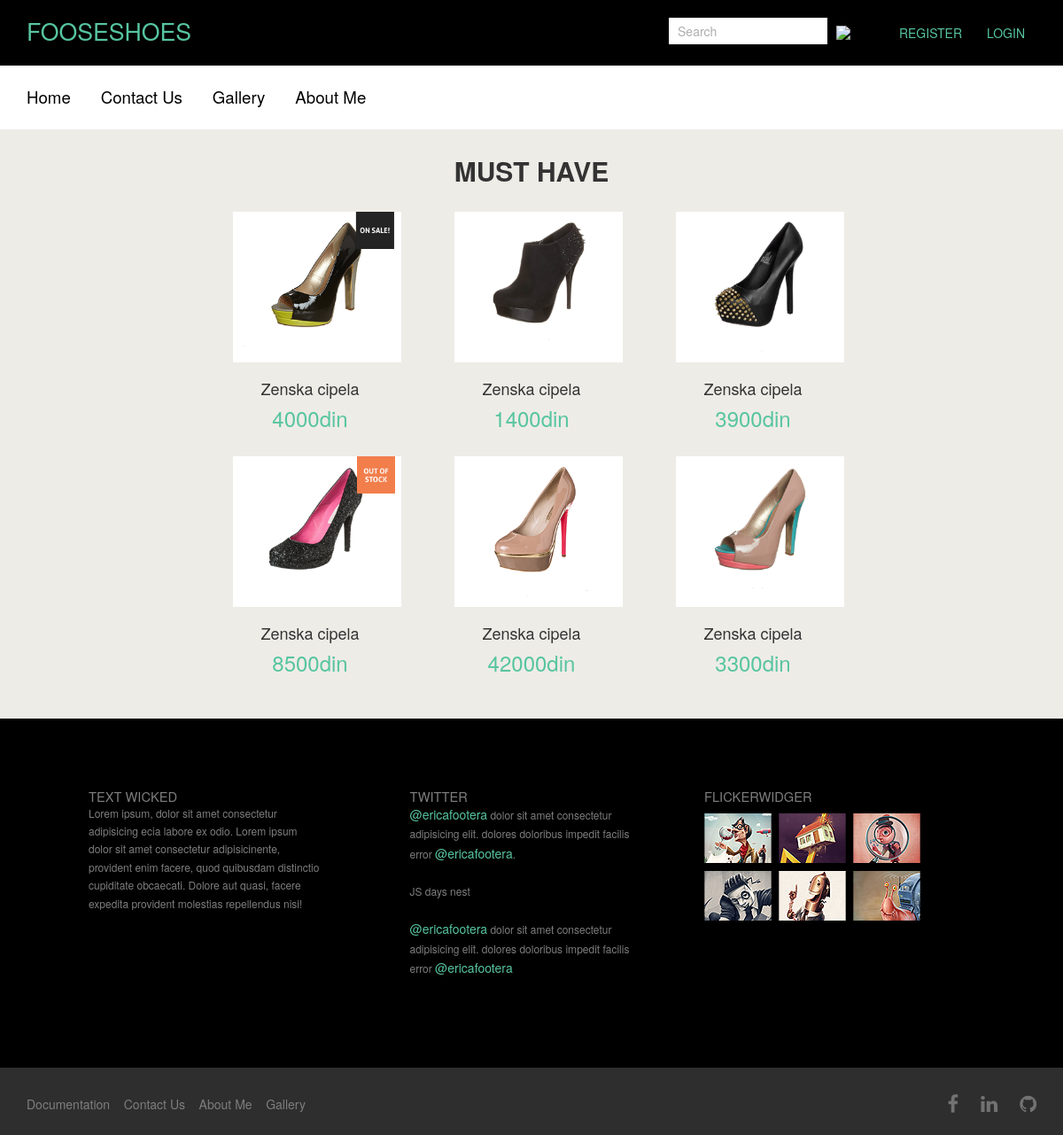
The page /index.php?page=musthave on the database its author committed.
### tables this page shows
CREATE TABLE IF NOT EXISTS `meni` (
  `id` int(11) NOT NULL AUTO_INCREMENT,
  `name` varchar(100) NOT NULL,
  `link` varchar(100) NOT NULL,
  PRIMARY KEY (`id`)
);

CREATE TABLE IF NOT EXISTS `proizvodi` (
  `id` int(11) NOT NULL AUTO_INCREMENT,
  `name` varchar(255) NOT NULL,
  `opis` varchar(255) NOT NULL,
  `slika` varchar(255) NOT NULL,
  `cena` float NOT NULL,
  `idPol` int(10) NOT NULL,
  `idVrsta` int(10) NOT NULL,
  PRIMARY KEY (`id`),
  KEY `idPol` (`idPol`),
  KEY `idVrednost` (`idVrsta`)
);

CREATE TABLE IF NOT EXISTS `footer` (
  `id` int(11) NOT NULL AUTO_INCREMENT,
  `name` varchar(100) NOT NULL,
  `link` varchar(200) NOT NULL,
  PRIMARY KEY (`id`)
);

### views/pages/musthave.php (the view)
<div class="slajd jos">
    <div class="container">
        <div class="row showdole">
            <div class="col-lg-12 col-md-12 novo">
                <h2 class="text-center"><b>MUST HAVE</b></h2>
            </div>
        </div>
		<?php
			$sviproizvpodi = $conn->query("SELECT * FROM proizvodi p INNER JOIN vrsta v ON p.idVrsta=v.id_vrsta WHERE v.id_vrsta=3")->fetchAll();
		?>
        <div class="row">
            <div class="col-lg-2">
            </div>
            <div class="col-lg-8">
                <?php foreach($sviproizvpodi as $p):?>
                    <div class="col-lg-4 col-md-4 col-xs-12 gallery">
                        <a href="index.php?page=proizvodi&id=<?=$p->id?>"><img src="assets/images/<?=$p->slika ?>" alt="slika"/></a>
                        <h4 class="name"><?=$p->name ?></h4>
                        <h3 class="cena"><?=$p->cena ?>din</h3>
                    </div>
                <?php
                endforeach
                ?>
            </div>
        </div>
    </div>
</div>

### views/fixed/header.php (shortened to what this page needs)
<body>
    <header>
        <div class="celasirina">
            <div class="container headergore">
                <div class="row">
                    <div class="col-lg-6 col-md-6 col-xs-12">
                        <a href="index.php"><h1 class="h1dole">FOOSESHOES</h1></a>
                    </div>
                    <div class="col-lg-6 col-md-4 col-xs-12 meniprvi krije">
                        <input type="text" placeholder="Search"/><img src="assets/images/lupa.png"/>
                        <?php if(isset($_SESSION['user'])) : ?>
                            <a href="models/logout.php"><button type="button" class="btn btn-secondary registracija">LOGOUT</button></a>
                        <?php else: ?>
                        <a href="index.php?page=register"><button type="button" class="btn btn-secondary registracija">REGISTER</button></a>
                        <a href="index.php?page=login"><button type="button" class="btn btn-secondary registracija">LOGIN</button></a>
                        <?php endif; ?>
                    </div>
                </div>
            </div>
        </div>
        <?php
            $meni = $conn->query("SELECT * FROM meni")->fetchAll();
        ?>
        <div class="container krije">
            <div class="row">
                <div class="col-lg-8 col-md-8 menidrugi">
                    <ul>
                    <?php foreach($meni as $m):?>
                        <li><a href="<?=$m->link?>"><?=$m->name?></a></li>
                    <?php endforeach ?>
                    </ul>
                </div>
                <div class="col-lg-4 col-md-4 menitreci krije">
                    <ul>
                    </ul>
                </div>
            </div>
        </div>
    </header>

### views/fixed/footer.php (shortened to what this page needs)
        <?php
            $svifooteri = $conn->query("SELECT * FROM footer")->fetchAll();
        ?>
        <footer>
            <div class="container dnosvega">
                <div class="row">
                    <div class="col-lg-6 col-md-6 col-xs-12 footer1">
                        <ul class="listakraj">
                            <?php foreach($svifooteri as $f):?>
                            <li><a href="<?=$f->link ?>"><?=$f->name ?>&nbsp&nbsp&nbsp</a></li>
                            <?php endforeach ?>
                        </ul>
                    </div>
                    <div class="col-lg-6 col-md-6 col-xs-12 dnomedia">
                        <a class="mr-2" href="" target="_blank"><i class="fa fa-facebook-f"></i></a>
                        <a class="mr-2" href="" target="_blank"><i class="fa fa-linkedin"></i></a>
                        <a href="" target="_blank"><i class="fa fa-github"></i></a>
                    </div>
                </div>
            </div>
        </footer>
    </body>
</html>

### assets/css/style.css (style rules this page uses)
h1 { color:#57c5a0; font-size: 20pt; padding-top: 20px; }
.celasirina { padding: 0px !important; background-color: black; }
.headergore { background-color: black; }
.meniprvi { text-align: right; padding-top: 20px; padding-bottom: 20px; }
.meniprvi input { padding-left: 10px; margin-right: 10px; border-style: none; padding-top: 5px; padding-bottom: 5px; }
.meniprvi img { margin-right: 40px; }
.menidrugi { padding-bottom: 20px; }
.menidrugi ul { padding-top: 20px; padding-left: 0px; }
.menidrugi ul li { text-decoration: none; display: inline; padding-right: 30px; }
.menidrugi ul li a { color:black; font-size: 14pt; }
.menitreci { text-align: right; }
.menitreci ul { padding-top: 20px; padding-left: 0px; margin-right: 10px; }
.registracija { background-color: black; color: #57c5a0; padding-left: 10px; }
.slajd { background-color: #eeece7; text-align: left; }
.slajd img { width: 100%; }
.showdole { padding-bottom: 30px; }
.gallery { padding-left: 5%; padding-right: 5%; }
.gallery img { width: 190px; height: 170px; text-align: center; }
.cena { text-align: center; padding-top: 10px; padding-bottom: 30px; color:#57c5a0; }
.name { text-align: center; padding-top: 20px; }
.novo h2 { padding-top: 30px; }
.jos { padding-bottom: 20px; }
.dnomedia { text-align: right; padding-left: 300px ; }
.dnosvega { padding-top: 30px; padding-bottom: 20px; }
footer { background-color: #2e2e2e; }
.listakraj li { text-decoration: none; display: inline; }
.listakraj li a { color:#7e7e7e; text-transform: none; text-decoration: none; }
.dnomedia a i { color: #727272; -webkit-transition: color .3s; transition: color .3s; font-size: 22px; background: #2e2e2e; }
.fa { font-size: 35px; border-radius: 500px; background: #f8f8f8; color: #333; width: 40px; }

### assets/css/main.css (style rules this page uses)
* { margin: 0px; padding: 0px; box-sizing: border-box; }
body, html { height: 100%; }
a { font-size: 14px; line-height: 1.7; color: #666666; margin: 0px; transition: all 0.4s; -webkit-transition: all 0.4s; -o-transition: all 0.4s; -moz-transition: all 0.4s; }
h1,h2,h3,h4,h5,h6 { margin: 0px; }
ul, li { margin: 0px; list-style-type: none; }
input { outline: none; border: none; }
button { outline: none !important; border: none; background: transparent; }

### rows shown on the page
meni: name "Home"
meni: name "Contact Us"
meni: name "Gallery"
meni: name "About Me"
proizvodi: slika (picture), name "Zenska cipela", cena "4000"
proizvodi: slika (picture), name "Zenska cipela", cena "1400"
proizvodi: slika (picture), name "Zenska cipela", cena "3900"
proizvodi: slika (picture), name "Zenska cipela", cena "8500"
proizvodi: slika (picture), name "Zenska cipela", cena "42000"
proizvodi: slika (picture), name "Zenska cipela", cena "3300"
footer: name "Documentation"
footer: name "Contact Us"
footer: name "About Me"
footer: name "Gallery"
